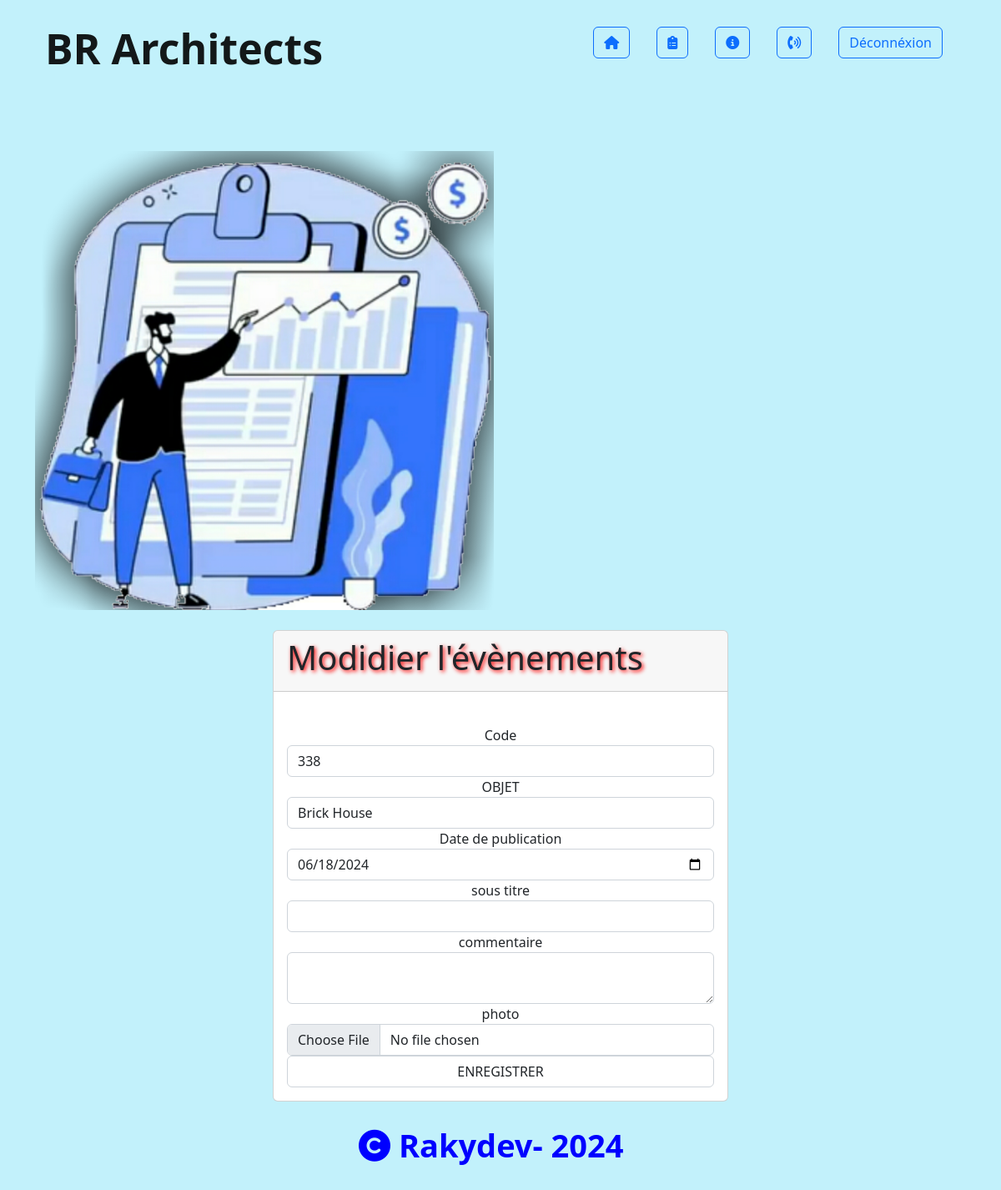
Page /php30052024/compoment/admin/editeradminlistepr.php?code=338 on the committed database.
### tables this page shows
CREATE TABLE `evenements` (
  `code` int(255) NOT NULL,
  `titre` varchar(1000) NOT NULL,
  `date` varchar(10) NOT NULL,
  `soustitre` varchar(2000) NOT NULL,
  `commentaire` longtext NOT NULL,
  `photo` varchar(10000) NOT NULL
);

### php30052024/compoment/admin/editeradminlistepr.php (the view, shortened to what this page needs)
<?php
require_once('../gestionbd/connexion.php');
$id=$_GET['code'];
$result = mysqli_query($connexion, "SELECT * FROM evenements WHERE (code=$id)");
$ET=mysqli_fetch_assoc($result);
?>
<!DOCTYPE html>
<html lang="en">
<head>
    <link href="../../assets/dist/css/bootstrap.min.css" rel="stylesheet">
        <link rel="stylesheet" href="../../assets/webfont/css/all.css">
</head>
<body class="bg-info p-2 text-dark bg-opacity-25">
<div class="container">
<nav class="navbar navbar-expand-lg ">
  <div class="container-fluid">
  <a class="navbar-brand fw-bold" href="#" style="color:dark; font-size:50px ">BR Architects</a>
    <div style="font-size:45px"class="collapse navbar-collapse me-auto" id="navbarScroll">
      <a class="btn btn-outline-primary " style='margin:0px 16px 16px;' type="submit" href="../composant.php"><i class="fas fa-home"></i></a>
      <a class="btn btn-outline-primary " style='margin:0px 16px 16px;' type="submit" href="home.php"><i class="fas fa-clipboard-list"></i></a>
      <a class="btn btn-outline-primary " style='margin:0px 16px 16px;' type="submit"href="../front/info.php"><i class="fas fa-info-circle"></i></a>
      <a class="btn btn-outline-primary " style='margin:0px 16px 16px ;' type="submit"href="../front/contact.php"><i class="fas fa-phone-volume"></i></a>
      <a class="btn btn-outline-primary " style='margin:0px 16px 16px ;' type="submit"href="logout.php">Déconnéxion</a>
    </div>
  </div>
</nav>
<br/>
<br/>
<div class="row justify-content-md-center">
  <div class="col img-rounded">
      <br/>
 <img src="../../assets/icon/2.jpg" alt="Forest" width="550px" height="550px">
    </div>
    <div class="col col-lg-6">
      <br/>
    <div class="card">
  <div class="card-header">
  <h1 style=" text-shadow: 2px 2px 5px red;">
  Modidier l'évènements</h1>
  </div>
  <div class="card-body">
  <br/>
  <form action="modifier.php" method="POST" enctype="multipart/form-data">
<center>
 Code
 <input type="text" class="form-control " name="code" value="<?php echo ($ET['code'])?>">
OBJET
<input type="text" class="form-control" name="titre" value="<?php echo ($ET['titre'])?>">
Date de publication
<input type="date" class="form-control" name="date" value="<?php echo ($ET['date'])?>">
sous titre
<input type="text" class="form-control" name="soustitre"value="<?php echo ($ET['soustitre'])?>">
commentaire
<textarea type="text"name="commentaire" class="form-control"><?php echo ($ET['commentaire'])?></textarea>
photo
<input type="file" name="photo" class="form-control">
<input class="form-control" type="submit" value="ENREGISTRER">
</center>
      </div>
    </div>
  </div>
  </div>
</div>
<br/>
<div class="row" style="margin:0px 46px 46px;">
    <div class="col-4"></div>
    <div class="col-8 d-flex">
      <div style="font-size: 38px;color:blue" class="fw-bold"> <i class="fas fa-copyright"></i> Rakydev- 2024
      </div>
    </div>
  </div>
</body>
</html>

### rows in the picture
evenements: code "338", titre "Brick House", date "06/18/2024"
